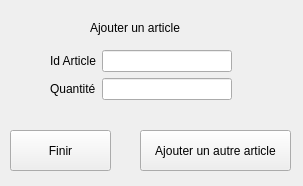
<?xml version="1.0" encoding="UTF-8"?>
<ui version="4.0">
 <class>commandeajoutarticleClass</class>
 <widget class="QWidget" name="commandeajoutarticleClass">
  <property name="geometry">
   <rect>
    <x>0</x>
    <y>0</y>
    <width>303</width>
    <height>186</height>
   </rect>
  </property>
  <property name="windowTitle">
   <string>Form</string>
  </property>
  <widget class="QPushButton" name="BtAjoutNewArticle">
   <property name="geometry">
    <rect>
     <x>140</x>
     <y>130</y>
     <width>151</width>
     <height>41</height>
    </rect>
   </property>
   <property name="text">
    <string>Ajouter un autre article</string>
   </property>
  </widget>
  <widget class="QLabel" name="label_3">
   <property name="geometry">
    <rect>
     <x>90</x>
     <y>20</y>
     <width>111</width>
     <height>16</height>
    </rect>
   </property>
   <property name="text">
    <string>Ajouter un article</string>
   </property>
  </widget>
  <widget class="QPushButton" name="BtCommandeAjoutArticle">
   <property name="geometry">
    <rect>
     <x>10</x>
     <y>130</y>
     <width>101</width>
     <height>41</height>
    </rect>
   </property>
   <property name="text">
    <string>Finir</string>
   </property>
  </widget>
  <widget class="QWidget" name="">
   <property name="geometry">
    <rect>
     <x>50</x>
     <y>50</y>
     <width>182</width>
     <height>52</height>
    </rect>
   </property>
   <layout class="QVBoxLayout" name="verticalLayout">
    <item>
     <layout class="QHBoxLayout" name="horizontalLayout">
      <item>
       <widget class="QLabel" name="label_6">
        <property name="text">
         <string>Id Article</string>
        </property>
       </widget>
      </item>
      <item>
       <widget class="QLineEdit" name="lineEdit_2"/>
      </item>
     </layout>
    </item>
    <item>
     <layout class="QHBoxLayout" name="horizontalLayout_2">
      <item>
       <widget class="QLabel" name="label_2">
        <property name="text">
         <string>Quantité</string>
        </property>
       </widget>
      </item>
      <item>
       <widget class="QLineEdit" name="lineEdit_3"/>
      </item>
     </layout>
    </item>
   </layout>
  </widget>
 </widget>
 <resources/>
 <connections/>
</ui>
